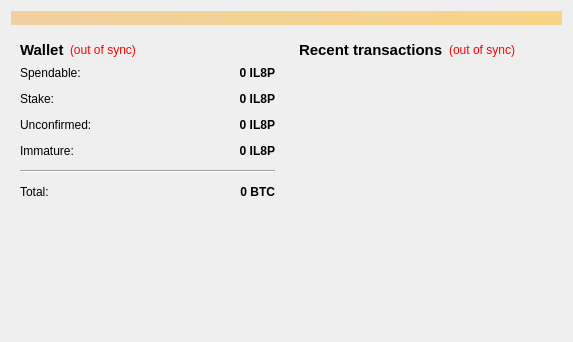
<?xml version="1.0" encoding="UTF-8"?>
<ui version="4.0">
 <class>OverviewPage</class>
 <widget class="QWidget" name="OverviewPage">
  <property name="geometry">
   <rect>
    <x>0</x>
    <y>0</y>
    <width>573</width>
    <height>342</height>
   </rect>
  </property>
  <property name="windowTitle">
   <string>Form</string>
  </property>
  <layout class="QVBoxLayout" name="topLayout">
   <item>
    <widget class="QLabel" name="labelAlerts">
     <property name="visible">
      <bool>false</bool>
     </property>
     <property name="styleSheet">
      <string notr="true">background-color: qlineargradient(x1: 0, y1: 0, x2: 1, y2: 0, stop:0 #F0D0A0, stop:1 #F8D488);  color:#000000
</string>
     </property>
     <property name="wordWrap">
      <bool>true</bool>
     </property>
     <property name="margin">
      <number>3</number>
     </property>
    </widget>
   </item>
   <item>
    <layout class="QHBoxLayout" name="horizontalLayout" stretch="1,1">
     <item>
      <layout class="QVBoxLayout" name="verticalLayout_2">
       <item>
        <widget class="QWidget" name="widget" native="true">
         <layout class="QVBoxLayout" name="verticalLayout_4">
          <item>
           <layout class="QHBoxLayout" name="horizontalLayout_4">
            <item>
             <widget class="QLabel" name="label_5">
              <property name="font">
               <font>
                <pointsize>11</pointsize>
                <weight>75</weight>
                <bold>true</bold>
               </font>
              </property>
              <property name="text">
               <string>Wallet</string>
              </property>
             </widget>
            </item>
            <item>
             <widget class="QLabel" name="labelWalletStatus">
              <property name="toolTip">
               <string>The displayed information may be out of date. Your wallet automatically synchronizes with the InfiniLooP network after a connection is established, but this process has not completed yet.</string>
              </property>
              <property name="styleSheet">
               <string notr="true">QLabel { color: red; }</string>
              </property>
              <property name="text">
               <string notr="true">(out of sync)</string>
              </property>
              <property name="alignment">
               <set>Qt::AlignLeading|Qt::AlignLeft|Qt::AlignVCenter</set>
              </property>
             </widget>
            </item>
            <item>
             <spacer name="horizontalSpacer_2">
              <property name="orientation">
               <enum>Qt::Horizontal</enum>
              </property>
              <property name="sizeHint" stdset="0">
               <size>
                <width>40</width>
                <height>20</height>
               </size>
              </property>
             </spacer>
            </item>
           </layout>
          </item>
          <item>
           <layout class="QFormLayout" name="formLayout_2">
            <property name="fieldGrowthPolicy">
             <enum>QFormLayout::AllNonFixedFieldsGrow</enum>
            </property>
            <property name="horizontalSpacing">
             <number>12</number>
            </property>
            <property name="verticalSpacing">
             <number>12</number>
            </property>
            <item row="0" column="0">
             <widget class="QLabel" name="label">
              <property name="text">
               <string>Spendable:</string>
              </property>
             </widget>
            </item>
            <item row="0" column="1">
             <widget class="QLabel" name="labelBalance">
              <property name="font">
               <font>
                <weight>75</weight>
                <bold>true</bold>
               </font>
              </property>
              <property name="cursor">
               <cursorShape>IBeamCursor</cursorShape>
              </property>
              <property name="toolTip">
               <string>Your current spendable balance</string>
              </property>
              <property name="text">
               <string notr="true">0 IL8P</string>
              </property>
              <property name="alignment">
               <set>Qt::AlignRight|Qt::AlignTrailing|Qt::AlignVCenter</set>
              </property>
              <property name="textInteractionFlags">
               <set>Qt::LinksAccessibleByMouse|Qt::TextSelectableByKeyboard|Qt::TextSelectableByMouse</set>
              </property>
             </widget>
            </item>
            <item row="1" column="0">
             <widget class="QLabel" name="label_6">
              <property name="text">
               <string>Stake:</string>
              </property>
             </widget>
            </item>
            <item row="1" column="1">
             <widget class="QLabel" name="labelStake">
              <property name="font">
               <font>
                <weight>75</weight>
                <bold>true</bold>
               </font>
              </property>
              <property name="cursor">
               <cursorShape>IBeamCursor</cursorShape>
              </property>
              <property name="toolTip">
               <string>Total of coins that was staked, and do not yet count toward the current balance</string>
              </property>
              <property name="text">
               <string notr="true">0 IL8P</string>
              </property>
              <property name="alignment">
               <set>Qt::AlignRight|Qt::AlignTrailing|Qt::AlignVCenter</set>
              </property>
              <property name="textInteractionFlags">
               <set>Qt::LinksAccessibleByMouse|Qt::TextSelectableByKeyboard|Qt::TextSelectableByMouse</set>
              </property>
             </widget>
            </item>
            <item row="2" column="0">
             <widget class="QLabel" name="label_3">
              <property name="text">
               <string>Unconfirmed:</string>
              </property>
             </widget>
            </item>
            <item row="2" column="1">
             <widget class="QLabel" name="labelUnconfirmed">
              <property name="font">
               <font>
                <weight>75</weight>
                <bold>true</bold>
               </font>
              </property>
              <property name="cursor">
               <cursorShape>IBeamCursor</cursorShape>
              </property>
              <property name="toolTip">
               <string>Total of transactions that have yet to be confirmed, and do not yet count toward the current balance</string>
              </property>
              <property name="text">
               <string notr="true">0 IL8P</string>
              </property>
              <property name="alignment">
               <set>Qt::AlignRight|Qt::AlignTrailing|Qt::AlignVCenter</set>
              </property>
              <property name="textInteractionFlags">
               <set>Qt::LinksAccessibleByMouse|Qt::TextSelectableByKeyboard|Qt::TextSelectableByMouse</set>
              </property>
             </widget>
            </item>
            <item row="3" column="0">
             <widget class="QLabel" name="labelImmatureText">
              <property name="text">
               <string>Immature:</string>
              </property>
             </widget>
            </item>
            <item row="3" column="1">
             <widget class="QLabel" name="labelImmature">
              <property name="font">
               <font>
                <weight>75</weight>
                <bold>true</bold>
               </font>
              </property>
              <property name="toolTip">
               <string>Mined balance that has not yet matured</string>
              </property>
              <property name="text">
               <string notr="true">0 IL8P</string>
              </property>
              <property name="alignment">
               <set>Qt::AlignRight|Qt::AlignTrailing|Qt::AlignVCenter</set>
              </property>
              <property name="textInteractionFlags">
               <set>Qt::LinksAccessibleByMouse|Qt::TextSelectableByKeyboard|Qt::TextSelectableByMouse</set>
              </property>
             </widget>
            </item>
            <item row="4" column="0" colspan="2">
             <widget class="Line" name="line">
              <property name="orientation">
               <enum>Qt::Horizontal</enum>
              </property>
             </widget>
            </item>
            <item row="5" column="0">
             <widget class="QLabel" name="labelTotalText">
              <property name="text">
               <string>Total:</string>
              </property>
             </widget>
            </item>
            <item row="5" column="1">
             <widget class="QLabel" name="labelTotal">
              <property name="font">
               <font>
                <weight>75</weight>
                <bold>true</bold>
               </font>
              </property>
              <property name="cursor">
               <cursorShape>IBeamCursor</cursorShape>
              </property>
              <property name="toolTip">
               <string>Your current total balance</string>
              </property>
              <property name="text">
               <string notr="true">0 BTC</string>
              </property>
              <property name="alignment">
               <set>Qt::AlignRight|Qt::AlignTrailing|Qt::AlignVCenter</set>
              </property>
              <property name="textInteractionFlags">
               <set>Qt::LinksAccessibleByMouse|Qt::TextSelectableByKeyboard|Qt::TextSelectableByMouse</set>
              </property>
             </widget>
            </item>
           </layout>
          </item>
         </layout>
        </widget>
       </item>
       <item>
        <spacer name="verticalSpacer">
         <property name="orientation">
          <enum>Qt::Vertical</enum>
         </property>
         <property name="sizeHint" stdset="0">
          <size>
           <width>20</width>
           <height>40</height>
          </size>
         </property>
        </spacer>
       </item>
      </layout>
     </item>
     <item>
      <layout class="QVBoxLayout" name="verticalLayout_3">
       <item>
        <widget class="QWidget" name="widget_2" native="true">
         <layout class="QVBoxLayout" name="verticalLayout">
          <item>
           <layout class="QHBoxLayout" name="horizontalLayout_2">
            <item>
             <widget class="QLabel" name="label_4">
              <property name="font">
               <font>
                <pointsize>11</pointsize>
                <weight>75</weight>
                <bold>true</bold>
               </font>
              </property>
              <property name="text">
               <string>&lt;b&gt;Recent transactions&lt;/b&gt;</string>
              </property>
             </widget>
            </item>
            <item>
             <widget class="QLabel" name="labelTransactionsStatus">
              <property name="toolTip">
               <string>The displayed information may be out of date. Your wallet automatically synchronizes with the InfiniLooP network after a connection is established, but this process has not completed yet.</string>
              </property>
              <property name="styleSheet">
               <string notr="true">QLabel { color: red; }</string>
              </property>
              <property name="text">
               <string notr="true">(out of sync)</string>
              </property>
              <property name="alignment">
               <set>Qt::AlignRight|Qt::AlignTrailing|Qt::AlignVCenter</set>
              </property>
             </widget>
            </item>
            <item>
             <spacer name="horizontalSpacer">
              <property name="orientation">
               <enum>Qt::Horizontal</enum>
              </property>
              <property name="sizeHint" stdset="0">
               <size>
                <width>40</width>
                <height>20</height>
               </size>
              </property>
             </spacer>
            </item>
           </layout>
          </item>
          <item>
           <widget class="QListView" name="listTransactions">
            <property name="styleSheet">
             <string notr="true">QListView { background: transparent; }</string>
            </property>
            <property name="frameShape">
             <enum>QFrame::NoFrame</enum>
            </property>
            <property name="verticalScrollBarPolicy">
             <enum>Qt::ScrollBarAlwaysOff</enum>
            </property>
            <property name="horizontalScrollBarPolicy">
             <enum>Qt::ScrollBarAlwaysOff</enum>
            </property>
            <property name="selectionMode">
             <enum>QAbstractItemView::NoSelection</enum>
            </property>
           </widget>
          </item>
         </layout>
        </widget>
       </item>
      </layout>
     </item>
    </layout>
   </item>
  </layout>
 </widget>
 <resources/>
 <connections/>
</ui>
